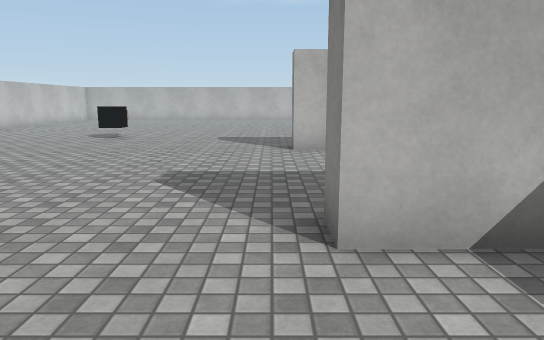
View 1 (above)

23 first-person views from a walk through a 3-D level made in the Unity game engine. The camera is 1.4 m above the floor, tilts 10° down and sees 70° across. The floor is counted in squares, 1 m on a side. Each view is taken from the middle of a square. On the plan, view 1 faces up. The plan holds only what a view shows up to about 16 squares ahead; the rest is blank. The place goes on beyond the plan. The player character is not drawn. Door leaves are left out, so doorways stand open. Surface patterns are stand-ins for the level's own textures.

View 2
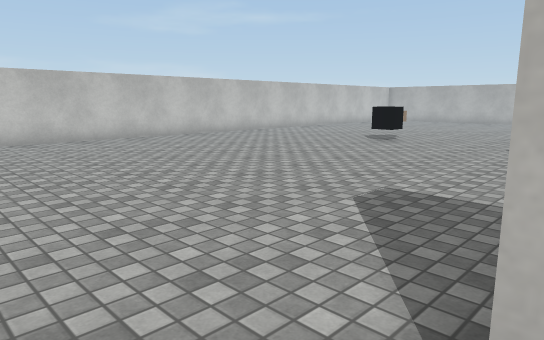

View 3
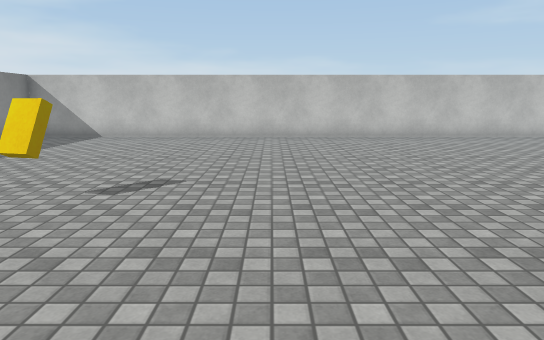

View 4
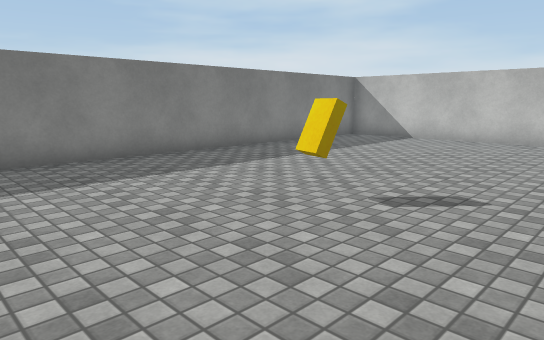

View 5
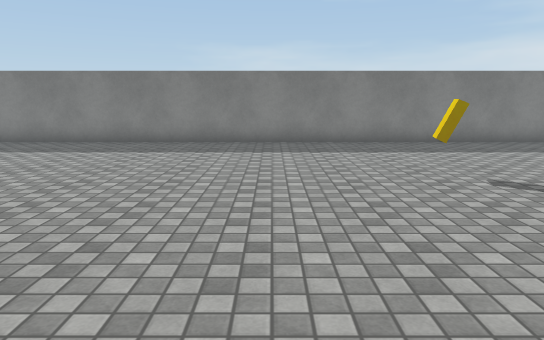

View 6
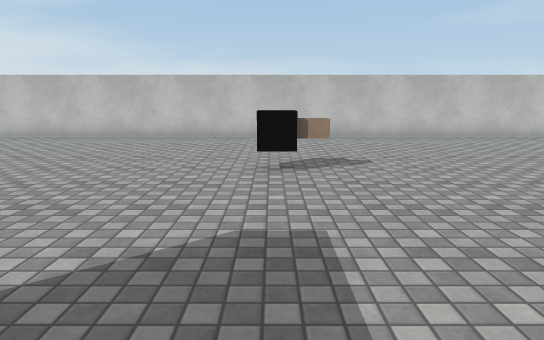

View 7
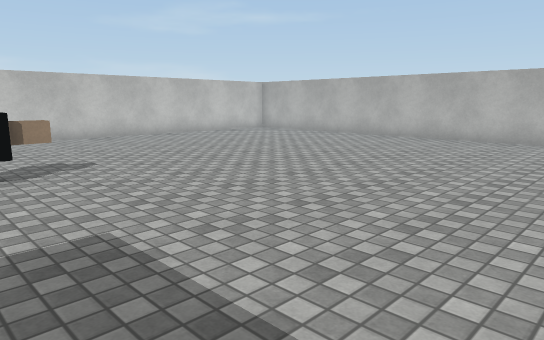

View 8
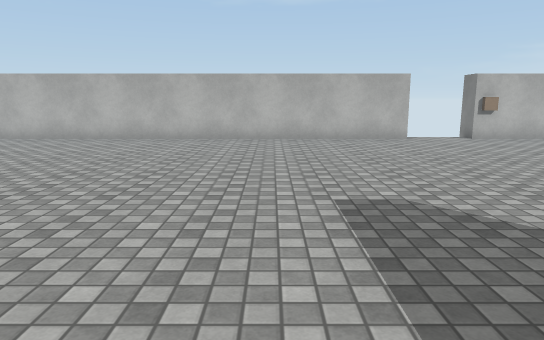

View 9
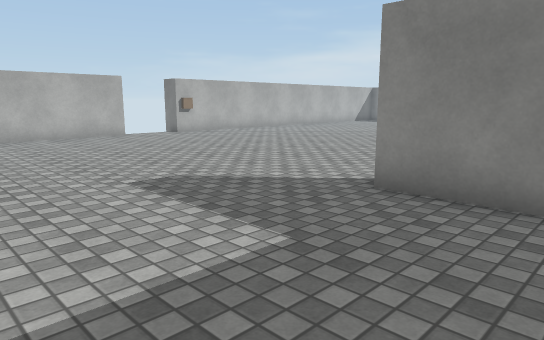

View 10
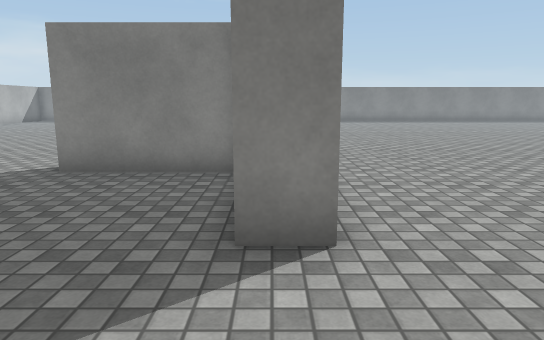

View 11
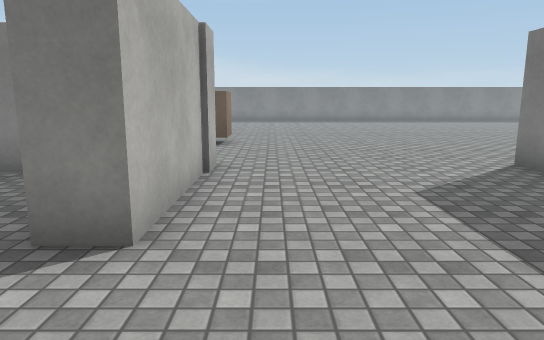

View 12
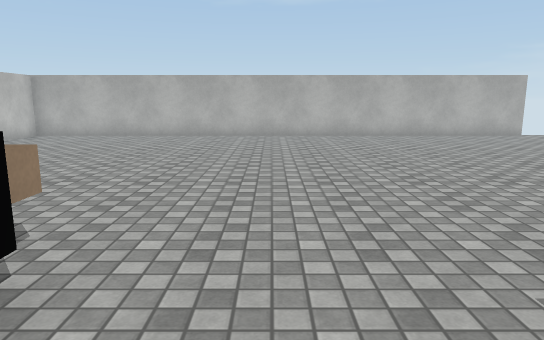

View 13
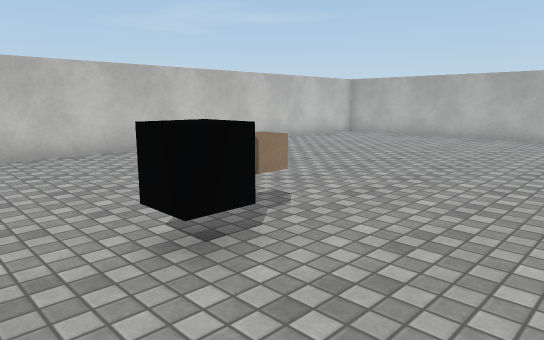

View 14
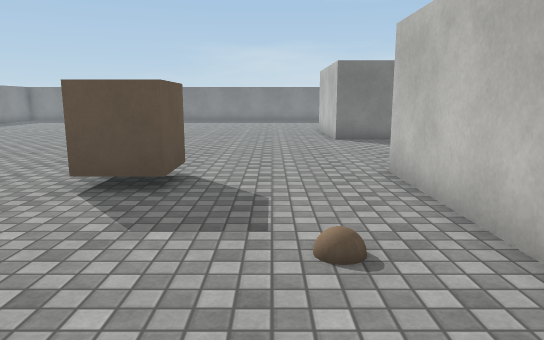

View 15
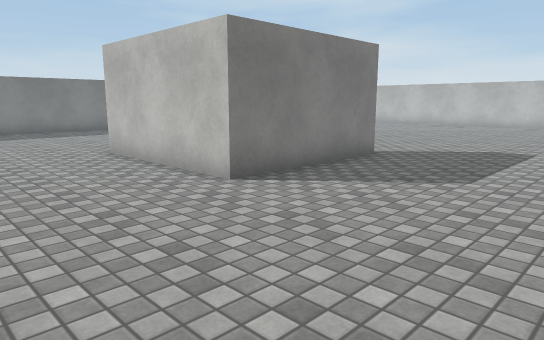

View 16
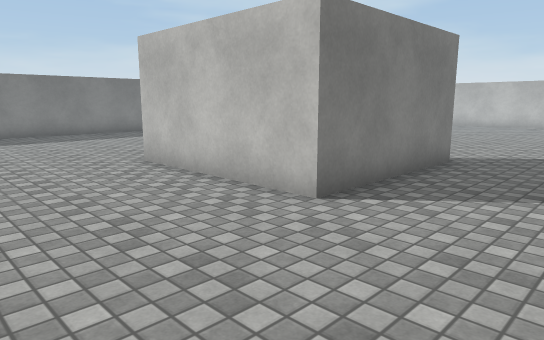

View 17
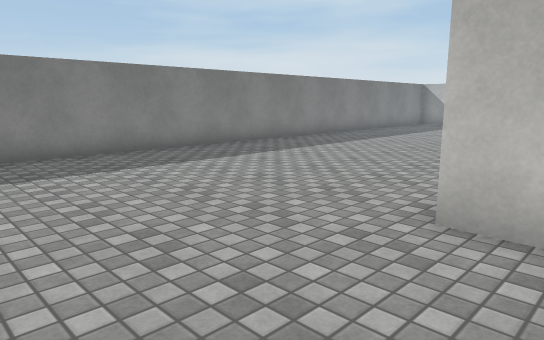

View 18
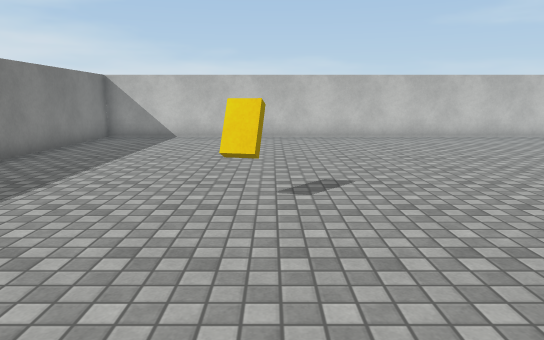

View 19
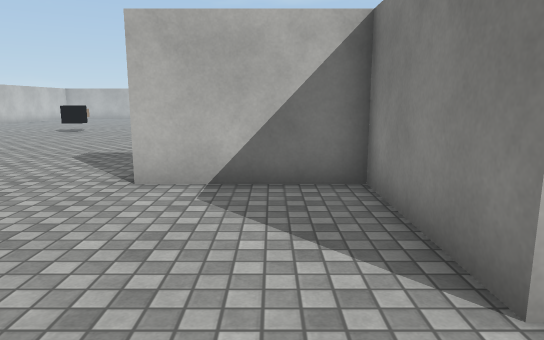

View 20
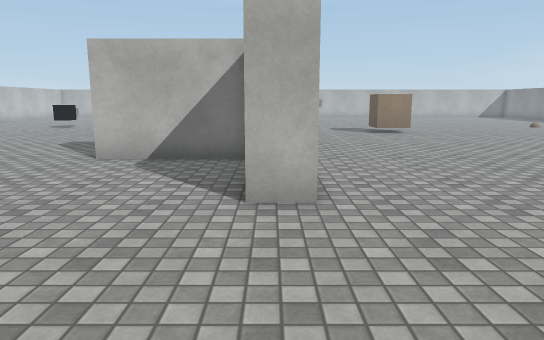

View 21
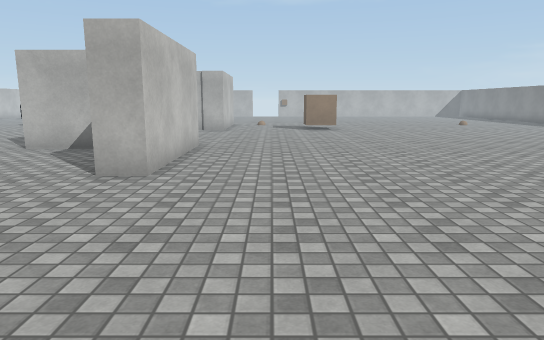

View 22
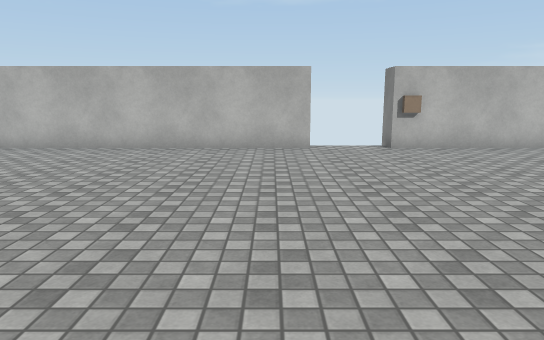

View 23
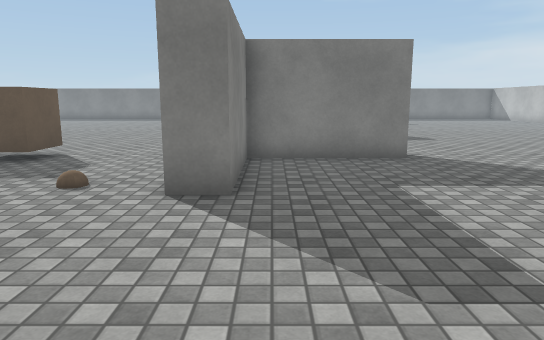

### Floor plan
Points are (right, up) in squares from view 1. A wall is a line through its corners. A room is listed if a view was taken in it or the views show most of it. See-through windows are left out.
Room 1 (views 1, 2, 3, 4, 5, 6, 7, 8, 9, 10, 11, 12, 13, 14, 15, 16, 17, 18, 19, 20, 21, 22, 23)
walls: (0.6, 4.6) (5.6, 4.6) (5.6, -0.7) (4.6, -0.7) (4.6, 3.5) (0.6, 3.5) (0.6, 4.6); (5.6, 15.9) (5.6, 11.4) (0.6, 11.4) (0.6, 12.4) (4.6, 12.4) (4.6, 16.2) (5.6, 16.2); (-3.6, -3.1) (-3.3, -3.1) (-3.5, -3.7); (-3.1, -3.2) (-3.3, -3.8); (6.2, 28.8) (-13.6, 28.8) (-13.6, -9.6) (9.5, -9.6); (10.5, 28.8) (9.4, 28.8)
ways out: open door at (7, 29)
objects: other object (-6, 15) to (-6, 16); cube (9, 29); cube (10, 12) to (10, 13)

Positions as (right, up) in squares from view 1, and headings:
1: (0, 0), facing up
2: (1, 2), facing up-left
3: (2, 0), facing left
4: (1, 0), facing down-left
5: (0, 4), facing down
6: (2, 15), facing left
7: (2, 14), facing up-left
8: (1, 14), facing up
9: (-1, 13), facing up-right
10: (-3, 12), facing right
11: (-3, 10), facing right
12: (-4, 13), facing up
13: (-3, 13), facing up-left
14: (8, 19), facing down
15: (10, 10), facing down-left
16: (10, 8), facing down-left
17: (10, 1), facing down-left
18: (2, -3), facing left
19: (3, -3), facing up
20: (5, -6), facing up
21: (8, -8), facing up
22: (5, 17), facing up
23: (4, 22), facing down
